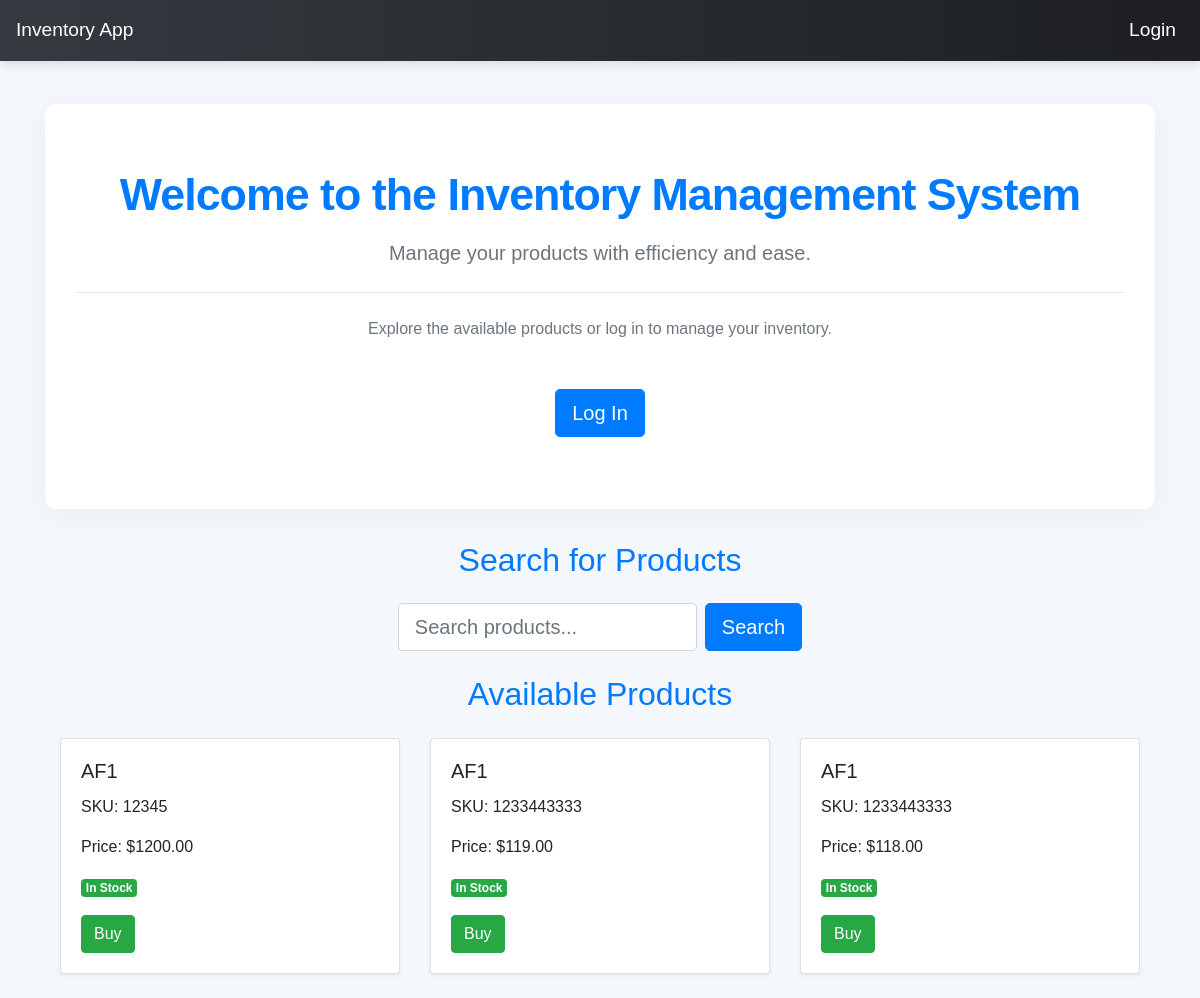
The page / on the database its author committed.
### invApp/models.py (models this page shows, shortened)
class Product(models.Model):
    product_id = models.AutoField(primary_key=True)  # Use this if you want to explicitly define product_id as the PK
    name = models.CharField(max_length=100)
    sku = models.CharField(max_length=100)
    price = models.DecimalField(max_digits=10, decimal_places=2)
    quantity = models.IntegerField()
    supplier = models.CharField(max_length=100)
    quantity = models.PositiveIntegerField()

### invApp/views.py (the view)
# urls.py: path('', views.home_view, name="home"),
def home_view(request):
    products = Product.objects.all()
    return render(request, 'invApp/home.html', {'products': products})

### invApp/templates/invApp/home.html (shortened to what this page needs)
{% extends "invApp/layout.html" %}
{% block content %}
  <div class="jumbotron text-center mt-5 animated fadeIn">
    <h1 class="display-3 font-weight-bold text-primary">Welcome to the Inventory Management System</h1>
    <p class="lead text-muted mt-3 mb-4">
        Manage your products with efficiency and ease.
    </p>
    <hr class="my-4">
    <p class="mb-5 text-secondary">
        {% if user.is_authenticated %}
            Navigate through the options above to add, view, update, or delete your products.
        {% else %}
            Explore the available products or log in to manage your inventory.
        {% endif %}
    </p>
    {% if user.is_authenticated %}
        <a href="{% url 'product_create' %}" class="btn btn-gradient btn-lg mb-2" role="button">Add Products</a>
        <a href="{% url 'product_list' %}" class="btn btn-gradient btn-lg mb-2" role="button">Show Products</a>
        <a href="{% url 'logout_view' %}" class="btn btn-secondary btn-lg mb-2" role="button">Log Out</a>
    {% else %}
        <a href="{% url 'login_view' %}" class="btn btn-primary btn-lg mb-2" role="button">Log In</a>
    {% endif %}
  </div>
  <div class="container mt-4 animated fadeIn">
    <h2 class="text-center text-primary mb-4">Search for Products</h2>
    <form method="GET" action="{% url 'product_search' %}" class="form-inline justify-content-center mb-4">
        <input type="text" name="q" class="form-control form-control-lg mr-2" placeholder="Search products...">
        <button type="submit" class="btn btn-primary btn-lg">Search</button>
    </form>
    <h2 class="text-center text-primary mb-4">Available Products</h2>
    <div class="row">
        {% for product in products %}
            <div class="col-md-4 mb-4">
                <div class="card shadow-sm h-100">
                    <div class="card-body">
                        <h5 class="card-title">{{ product.name }}</h5>
                        <p class="card-text">SKU: {{ product.sku }}</p>
                        <p class="card-text">Price: ${{ product.price }}</p>
                        <p class="card-text">
                            {% if product.quantity > 0 %}
                                <span class="badge badge-success">In Stock</span>
                            {% else %}
                                <span class="badge badge-danger">Out of Stock</span>
                            {% endif %}
                        </p>
                        {% if user.is_authenticated %}
                            <a href="{% url 'product_update' product.product_id %}" class="btn btn-warning">Update</a>
                            <a href="{% url 'product_delete' product.product_id %}" class="btn btn-danger">Delete</a>
                        {% else %}
                            <a href="#" class="btn btn-success">Buy</a>
                        {% endif %}
                    </div>
                </div>
            </div>
        {% empty %}
            <p class="text-center">No products available at the moment.</p>
        {% endfor %}
    </div>
  </div>
{% endblock %}

### invApp/templates/invApp/layout.html (style rules this page uses)
body { padding-top: 56px; font-family: 'Poppins', sans-serif; background: #f4f7fc; }
.jumbotron { background: #fff; padding: 4rem 2rem; border-radius: 0.75rem; box-shadow: 0 4px 30px rgba(0, 0, 0, 0.05); animation: slideInUp 1s ease-in-out; }
.display-3 { font-size: 2.8rem; letter-spacing: -1px; }

### rows shown on the page
Product: name "AF1", sku "12345", price "1200.00", quantity "In Stock"
Product: name "AF1", sku "1233443333", price "119.00", quantity "In Stock"
Product: name "AF1", sku "1233443333", price "118.00", quantity "In Stock"
